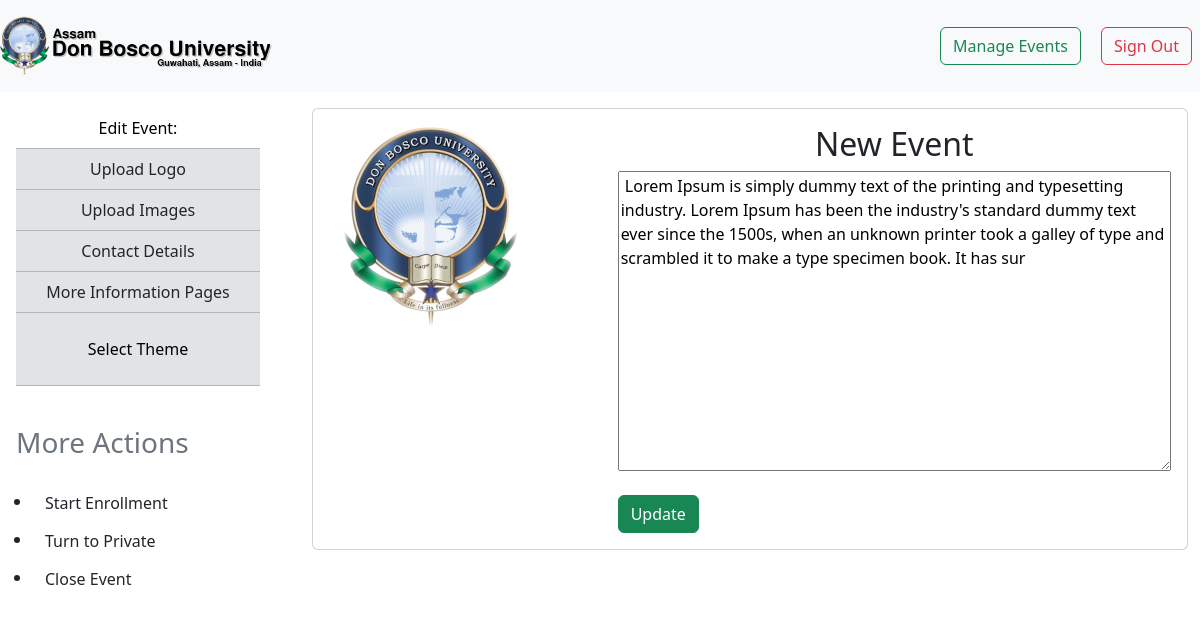
The app's page /edit-event?id=3 (signed in) with its own data.
### tables this page shows
CREATE TABLE `events` (
  `id` int(11) NOT NULL,
  `event_name` varchar(256) NOT NULL,
  `event_description` text NOT NULL,
  `one_day_event` int(11) NOT NULL,
  `public` int(11) NOT NULL,
  `logo` varchar(256) DEFAULT NULL,
  `created_by` int(11) NOT NULL,
  `created_on` date NOT NULL,
  `updated_on` date NOT NULL,
  `enrollment_details` int(11) NOT NULL,
  `enrollment` int(11) NOT NULL,
  `active` int(11) NOT NULL,
  `ended` int(11) NOT NULL DEFAULT 0,
  `need_enrollment` int(11) NOT NULL DEFAULT 1,
  `theme` int(11) NOT NULL DEFAULT 1,
  `dept_id` int(11) NOT NULL DEFAULT 0,
  `school_id` int(11) NOT NULL DEFAULT 0
);

### app/controllers/ManagementView.php (called while the page is built, shortened)
<?php
class Managementview extends Controller {
    private $default_public_directory = 'management/';
    public function edit_event ($passed_data) {
        $event_id = $passed_data['id'];
        $event = $this->model('Events')->fetch_where(" `id` = ? ", [$event_id])[0];
        $edit_event_page = $this->default_public_directory . 'edit-event';
        $view_data = [
            'event' => $event,
        ];
        $this->view($edit_event_page, $view_data);
    }
}

### system/classes/Route.php (called while the page is built, shortened)
<?php
class Route {
    private $handlers = array();
    public function run ():void {
        $uniform_resource_locator = filter_var($_SERVER['REQUEST_URI'], FILTER_SANITIZE_URL);
        $requestUri = parse_url($uniform_resource_locator);
        $requestPath = $requestUri['path'];
        $method = $_SERVER['REQUEST_METHOD'];
        foreach ($this->handlers as $handler) {
            if ($handler['path'] === $requestPath && $method === $handler['method']) {
                $callback = $handler['handler'];
                if(is_array($callback)) {
                    $callback_method_name = $callback[1];
                    $callbackParam = [array_merge($_GET, $_POST)];
                    $callback = [new $callback_controller, $callback_method_name];
                }
                else {
                    $callbackParam = [$controller, array_merge($_GET, $_POST)];
                }
            }
        }
        call_user_func_array($callback, $callbackParam);
    }
    private function addHandler (string $method, string $path, $handler, string $middleware) {
        $this->handlers[$method . $path] = [
            'path' => $path,
            'method' => $method,
            'handler' => $handler,
            'middleware' => $middleware,
        ];
        return $this;
    }
}

### app/setup/routes.php (called while the page is built)
<?php
$routes = new Route;
$routes->get('/', ['PublicView', 'home'], '');
$routes->get('/event-info', ['PublicView', 'event_info'], '');
$routes->get('/sign-in-user', ['PublicView', 'sign_in_user']);
$routes->get('/page', ['PublicView', 'page']);
$routes->get('/enroll', ['PublicView', 'enroll']);
$routes->get('/enrollment-certificate', ['PublicView', 'enrollment_certificate']);
$routes->get('/check-enrollment', ['PublicView', 'check_enrollment']);
$routes->get('/see-results', ['PublicView', 'see_results']);
$routes->get('/certificate', ['PublicView', 'see_certificate'], '');
$routes->get('/see-certificate', ['PublicView', 'see_certificate_form'], '');
$routes->get('/view-results', ['PublicView', 'see_result_with_id'], '');
$routes->get('/calender', ['PublicView', 'calender'], '');
$routes->get('/get-events', ['PublicAPIs', 'events'], '');
$routes->get('/get-schools', ['PublicAPIs', 'schools'], '');
$routes->get('/get-departments', ['PublicAPIs', 'departments'], '');
$routes->post('/get-events', ['PublicAPIs', 'get_events_for_home'], '');
$routes->post('/pay', ['Razorpay', 'pay'], '');
$routes->get('/manage-events', ['ManagementView', 'main'], 'user_authenticated');
$routes->get('/new-event', ['ManagementView', 'new_event'], 'user_authenticated');
$routes->get('/upload-images', ['ManagementView', 'upload_images'], 'user_authenticated');
$routes->get('/add-additional-pages', ['ManagementView', 'add_additional_pages'], 'user_authenticated');
$routes->get('/create-awards', ['ManagementView', 'create_awards'], 'user_authenticated');
$routes->get('/enrollment-details', ['ManagementView', 'enrollment_details'], 'user_authenticated');
$routes->get('/upload-logo', ['ManagementView', 'upload_logo'], 'user_authenticated');
$routes->get('/contact-details', ['ManagementView', 'contact_details'], 'user_authenticated');
$routes->get('/edit-event', ['ManagementView', 'edit_event'], 'user_authenticated');
$routes->get('/view-participants', ['ManagementView', 'view_participants'], 'user_authenticated');
$routes->get('/distribute-prizes', ['ManagementView', 'distribute_prizes'], 'user_authenticated');
$routes->get('/templates', ['ManagementView', 'templates'], 'user_authenticated');
$routes->post('/sign-in-user', ['Authenticator', 'verify_user'], '');
$routes->post('/enroll', ['ManagementAPIs', 'enroll'], '');
$routes->post('/see-results', ['PublicView', 'see_results_of_event'], '');
$routes->post('/new-event', ['ManagementAPIs', 'new_event'], 'user_authenticated');
$routes->post('/add-contact', ['ManagementAPIs', 'add_contact'], 'user_authenticated');
$routes->post('/add-award', ['ManagementAPIs', 'add_award'], 'user_authenticated');
$routes->post('/add-page', ['ManagementAPIs', 'add_page'], 'user_authenticated');
$routes->post('/add-enrollment-details', ['ManagementAPIs', 'add_enrollment_details'], 'user_authenticated');
$routes->post('/add-enrollment-type', ['ManagementAPIs', 'add_enrollment_types'], 'user_authenticated');
$routes->post('/add-enrollment-type', ['ManagementAPIs', 'add_enrollment_types'], 'user_authenticated');
$routes->post('/update-event-summary', ['ManagementAPIs', 'update_event_summary'], 'user_authenticated');
$routes->post('/distribute-prizes', ['ManagementAPIs', 'distribute_prizes_close_event'], 'user_authenticated');
$routes->get('/delete-image', ['ManagementAPIs', 'delete_image'], 'user_authenticated');
$routes->get('/delete-contact', ['ManagementAPIs', 'delete_contact'], 'user_authenticated');
$routes->get('/delete-award', ['ManagementAPIs', 'delete_award'], 'user_authenticated');
$routes->get('/event-to-private', ['ManagementAPIs', 'event_to_private'], 'user_authenticated');
$routes->get('/event-to-public', ['ManagementAPIs', 'event_to_public'], 'user_authenticated');
$routes->get('/delete-added-field', ['ManagementAPIs', 'delete_added_field'], 'user_authenticated');
$routes->get('/delete-enrollment-type', ['ManagementAPIs', 'delete_enrollment_type'], 'user_authenticated');
$routes->get('/start-enrollment', ['ManagementAPIs', 'start_enrollment'], 'user_authenticated');
$routes->get('/stop-enrollment', ['ManagementAPIs', 'stop_enrollment'], 'user_authenticated');
$routes->get('/delete-page', ['ManagementAPIs', 'delete_page'], 'user_authenticated');
$routes->get('/close-event', ['ManagementAPIs', 'close_event'], 'user_authenticated');
$routes->get('/change_to_theme_1', ['ManagementAPIs', 'change_template_to_1'], 'user_authenticated');
$routes->get('/change_to_theme_2', ['ManagementAPIs', 'change_template_to_2'], 'user_authenticated');
$routes->post('/upload-image', ['ManagementAPIs', 'upload_image'], 'user_authenticated');
$routes->post('/upload-logo', ['ManagementAPIs', 'upload_logo'], 'user_authenticated');
$routes->get('/sign-out-user', ['Authenticator', 'sign_out_user']);
$routes->run();

### public/index.php (called while the page is built, shortened)
<?php declare(strict_types=1);
include_once ("../app/setup/routes.php");

### system/classes/Model.php (called while the page is built, shortened)
<?php
class Model {
    private $host = HOST;
    private $user = USER;
    private $database = DATABASE;
    private $password = PASSWORD;
    public $con;
    public function __construct () {
        $host = $this->host;
        $user = $this->user;
        $db = $this->database;
        $pswd = $this->password;
        try{
            $this->con = new PDO('mysql:host='.$host.';dbname='.$db, $user, $pswd);
        } catch (PDOException $e) {
            showDBConnectionError($e);
        }
    }
    public function fetch_where($where_condition, $params = [], $type = PDO::FETCH_BOTH) {
        $qry = "SELECT * FROM `$this->table` WHERE " . $where_condition;
        $prepared = $this->con->prepare($qry);
        if ($prepared->execute($params)) {
            return $prepared->fetchAll($type);
        } else return false;
    }
}

### app/cache/management/edit-event.php (the view, shortened to what this page needs)
<!DOCTYPE html>
<html lang="en">
<head>
    <link rel="stylesheet" href="https://cdn.jsdelivr.net/npm/bootstrap@5.3.2/dist/css/bootstrap.min.css">
    <link rel="stylesheet" href="/css/checkbox.css">
</head>
<body>
    <?php include ('../app/views/' . '/components/header.php'); ?>
    <div class="container-fluid">
        <div class="row">
            <div class="col-md-3 col-sm-12 p-3">
                <div class="sidebar sticky-top">
                    <div class="row">
                        <div class="row">
                            <div class="col-12">
                                <table class="table table-secondary text-center text-light mx-auto">
                                    <tr><td style="background: transparent">Edit Event:</td></tr>
                                    <tr><td><a href="/upload-logo" class="text-dark text-decoration-none">Upload Logo</a></td></tr>
                                    <tr><td><a href="/upload-images" class="text-dark text-decoration-none">Upload Images</a></td></tr>
                                    <tr><td><a href="/contact-details" class="text-dark text-decoration-none">Contact Details</a></td></tr>
                                    <tr><td><a href="/add-additional-pages" class="text-dark text-decoration-none">More Information Pages</a></td></tr>
                                    <tr>
                                        <td>
                                        <div class="dropdown">
                                        <button class="dropbtn">Select Theme</button>
                                        </div>
                                        </td>
                                    </tr>
                                </table>
                            </div>
                        </div>
                        <div class="row mt-4">
                            <h3 class="col-12 text-secondary" >More Actions</h3>
                            <div class="col-12">
                                <ul class="p-3">
                                    <li><a class="btn" href="/start-enrollment?id=<?php echo  $data['event']['id'] ; ?>">Start Enrollment</a></li>
                                    <li><a class="btn" href="/event-private?id=<?php echo  $data['event']['id'] ; ?>">Turn to Private</a></li>
                                    <li><a class="btn" href="/close-event?id=<?php echo  $data['event']['id'] ; ?>">Close Event</a></li>
                                </ul>
                            </div>
                        </div>
                    </div>
                </div>
            </div>
            <div class="col-md-9 col-sm-12 my-3">
                <div class="card p-3 mb-3">
                    <div class="row">
                        <div class="img col-sm-12  col-md-4">
                            <img class="img logo-img" src="<?php echo  $data['event']['logo'] ; ?>" alt="">
                        </div>
                        <div class="content col-md-8 col-sm-12">
                            <h2 class="heading text-center"> <?php echo  $data['event']['event_name'] ; ?> </h2>
                            <form action="/update-event-summary?id=<?php echo  $data['event']['id'] ; ?>" method="POST">
                                <textarea name="event-summary" class="event-summary" id=""> <?php echo  $data['event']['event_description'] ; ?> </textarea>
                                <br>
                                <input type="submit" value="Update" class="btn btn-success">
                            </form>
                        </div>
                    </div>
                </div>
            </div>
        </div>
    </div>
</body>
</html>

### app/cache/management/edit-event.php (style rules this page uses)
.dropbtn { background-color: inherit; color: #000; padding: 16px; font-size: 16px; border: none; cursor: pointer; }
.dropdown { position: relative; display: inline-block; }
.event-summary { display: block; width: 100%; min-height: 300px; }

### records on screen
events: logo (picture), event_name "New Event", event-summary "Lorem Ipsum is simply dummy text of the printing and typesetting industry. Lorem Ipsum has been the industry's standard dummy text ever since the 1500s, when an unknown printer took a galley of type and scrambled it to make a type specimen book. It has sur"
